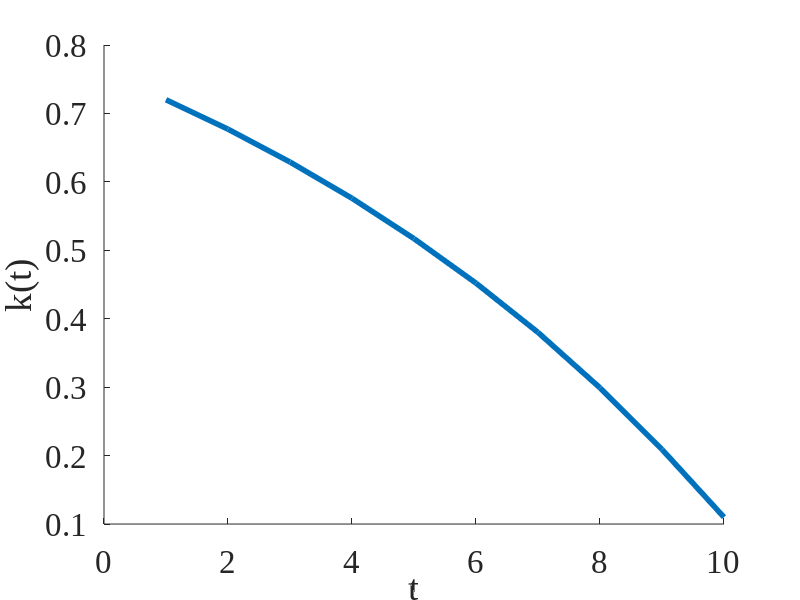

Write the MATLAB code that produced this figure.
clear
beta = 0.9;
r = 1/beta - 1;
w = 0.1;

N = 1001;
K = [0:1/(N-1):1]';
T = 10;

C = (1+r) * K + w;
V(T,:) = log(C .* (C > 0)) ;   % value function, 
                               % use for backwards iteration

%t = T-1;    % solve for T - 1

for t=T-1:-1:1
    for i=1:N

        C = (1+r) * K(i) + w - K;

        U = log( C .* (C>0) ) + beta * V(t+1,:)' ;  % beta * value f'n 
                                                    % tomorrow
        [Ustar jstar] = max(U);
        [K(i) K(jstar)];
        V(t,i) = Ustar;     % value function
        indxg(t,i) = jstar;     % decision rule

    end
    KPRIME(t,:) =  K(indxg(t,:));
end

clf
axes1 = axes(...
    'FontName', 'Times New Roman',...
    'FontSize', 24);
hold on

plot(K, KPRIME(t,:) )
xlabel('k(t)')
ylabel('k(t+1)')

% simulate a household's savings path

ksim(1) = 0.72;    % first period capital stock ("k simulated")

[xyz loc_k(1)] = min(abs(K - ksim(1)))   % location on grid space 
                                         % closest to 0.7
                                         
for t=1:T-1
    loc_k(t + 1) = indxg(t, loc_k(t));
end    

ksim = K(loc_k)
% wealth goes down monotonically over life cycle
% input: ksim = K(loc_k), ksim

clf
axes1 = axes(...
    'FontName', 'Times New Roman',...
    'FontSize', 24);
hold on
plot(1:T, ksim, 'LineWidth',4)
xlabel('t')
ylabel('k(t)')